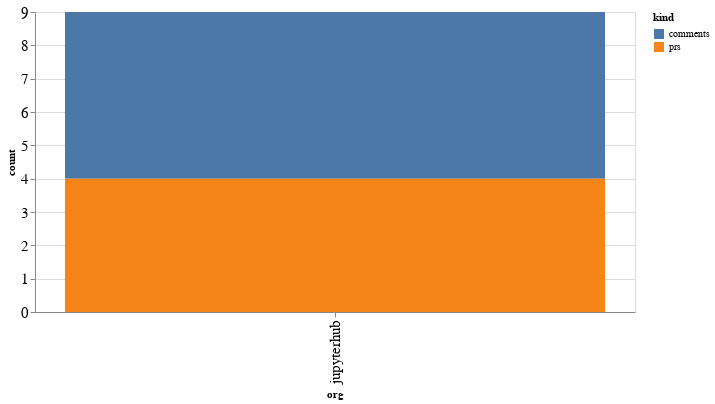

Here is the notebook cell this chart was saved with:
### Code cell
alt.Chart(org_summaries, width=600).mark_bar().encode(
    x='org',
    y='count',
    color='kind',
    tooltip="org"
)

### Figure 1 — Vega-Lite specification as saved in the notebook (floating-point values rounded to 4 significant figures)
{"config": {"axisLeft": {"labelFontSize": 15}, "axisBottom": {"labelFontSize": 15}}, "data": {"name": "data-c0a5b148eca2e7abd6992f36f994d859"}, "mark": "bar", "encoding": {"color": {"type": "nominal", "field": "kind"}, "tooltip": {"type": "nominal", "field": "org"}, "x": {"type": "nominal", "field": "org"}, "y": {"type": "quantitative", "field": "count"}}, "width": 600, "$schema": "https://vega.github.io/schema/vega-lite/v4.8.1.json", "datasets": {"data-c0a5b148eca2e7abd6992f36f994d859": [{"org": "jupyterhub", "kind": "comments", "count": 5}, {"org": "jupyterhub", "kind": "prs", "count": 4}]}}
